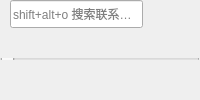
            <widget class="QWidget" name="spitter_left" native="true">
             <property name="sizePolicy">
              <sizepolicy hsizetype="Preferred" vsizetype="Preferred">
               <horstretch>0</horstretch>
               <verstretch>0</verstretch>
              </sizepolicy>
             </property>
             <property name="minimumSize">
              <size>
               <width>200</width>
               <height>0</height>
              </size>
             </property>
             <property name="maximumSize">
              <size>
               <width>16777215</width>
               <height>16777215</height>
              </size>
             </property>
             <layout class="QHBoxLayout" name="horizontalLayout_6">
              <property name="spacing">
               <number>0</number>
              </property>
              <property name="leftMargin">
               <number>0</number>
              </property>
              <property name="topMargin">
               <number>0</number>
              </property>
              <property name="rightMargin">
               <number>0</number>
              </property>
              <property name="bottomMargin">
               <number>0</number>
              </property>
              <item>
               <widget class="QWidget" name="rightpanel" native="true">
                <property name="sizePolicy">
                 <sizepolicy hsizetype="Preferred" vsizetype="Preferred">
                  <horstretch>0</horstretch>
                  <verstretch>0</verstretch>
                 </sizepolicy>
                </property>
                <property name="minimumSize">
                 <size>
                  <width>0</width>
                  <height>0</height>
                 </size>
                </property>
                <property name="maximumSize">
                 <size>
                  <width>16777215</width>
                  <height>16777215</height>
                 </size>
                </property>
                <property name="styleSheet">
                 <string notr="true"/>
                </property>
                <layout class="QVBoxLayout" name="verticalLayout_3">
                 <property name="spacing">
                  <number>0</number>
                 </property>
                 <property name="leftMargin">
                  <number>0</number>
                 </property>
                 <property name="topMargin">
                  <number>0</number>
                 </property>
                 <property name="rightMargin">
                  <number>0</number>
                 </property>
                 <property name="bottomMargin">
                  <number>2</number>
                 </property>
                 <item>
                  <widget class="QWidget" name="lineEditPanel" native="true">
                   <property name="minimumSize">
                    <size>
                     <width>0</width>
                     <height>60</height>
                    </size>
                   </property>
                   <property name="maximumSize">
                    <size>
                     <width>16777215</width>
                     <height>60</height>
                    </size>
                   </property>
                   <property name="styleSheet">
                    <string notr="true"/>
                   </property>
                   <widget class="QSlider" name="loadmsgprogress">
                    <property name="geometry">
                     <rect>
                      <x>0</x>
                      <y>58</y>
                      <width>200</width>
                      <height>2</height>
                     </rect>
                    </property>
                    <property name="minimumSize">
                     <size>
                      <width>0</width>
                      <height>2</height>
                     </size>
                    </property>
                    <property name="maximumSize">
                     <size>
                      <width>16777215</width>
                      <height>2</height>
                     </size>
                    </property>
                    <property name="orientation">
                     <enum>Qt::Horizontal</enum>
                    </property>
                   </widget>
                   <widget class="QWidget" name="linesubpanel" native="true">
                    <property name="geometry">
                     <rect>
                      <x>0</x>
                      <y>0</y>
                      <width>181</width>
                      <height>28</height>
                     </rect>
                    </property>
                    <layout class="QHBoxLayout" name="horizontalLayout_7">
                     <property name="spacing">
                      <number>0</number>
                     </property>
                     <property name="leftMargin">
                      <number>10</number>
                     </property>
                     <property name="topMargin">
                      <number>0</number>
                     </property>
                     <property name="rightMargin">
                      <number>10</number>
                     </property>
                     <property name="bottomMargin">
                      <number>0</number>
                     </property>
                     <item>
                      <widget class="LineEdit" name="lineEdit">
                       <property name="minimumSize">
                        <size>
                         <width>0</width>
                         <height>28</height>
                        </size>
                       </property>
                       <property name="maximumSize">
                        <size>
                         <width>16777215</width>
                         <height>28</height>
                        </size>
                       </property>
                       <property name="styleSheet">
                        <string notr="true"/>
                       </property>
                       <property name="text">
                        <string/>
                       </property>
                       <property name="placeholderText">
                        <string>shift+alt+o 搜索联系人或群</string>
                       </property>
                      </widget>
                     </item>
                     <item>
                      <widget class="QPushButton" name="createnewgroup">
                       <property name="minimumSize">
                        <size>
                         <width>28</width>
                         <height>28</height>
                        </size>
                       </property>
                       <property name="maximumSize">
                        <size>
                         <width>28</width>
                         <height>28</height>
                        </size>
                       </property>
                       <property name="toolTip">
                        <string>新建群</string>
                       </property>
                       <property name="styleSheet">
                        <string notr="true"/>
                       </property>
                       <property name="text">
                        <string/>
                       </property>
                       <property name="flat">
                        <bool>true</bool>
                       </property>
                      </widget>
                     </item>
                    </layout>
                   </widget>
                  </widget>
                 </item>
                 <item>
                  <widget class="QWidget" name="widget" native="true">
                   <layout class="QHBoxLayout" name="horizontalLayout_5">
                    <property name="spacing">
                     <number>0</number>
                    </property>
                    <property name="leftMargin">
                     <number>0</number>
                    </property>
                    <property name="topMargin">
                     <number>0</number>
                    </property>
                    <property name="rightMargin">
                     <number>0</number>
                    </property>
                    <property name="bottomMargin">
                     <number>0</number>
                    </property>
                    <item>
                     <widget class="QStackedWidget" name="levelStacked">
                      <widget class="QWidget" name="sessionListPanel">
                       <property name="styleSheet">
                        <string notr="true"/>
                       </property>
                       <widget class="QWidget" name="menupanel" native="true">
                        <property name="geometry">
                         <rect>
                          <x>0</x>
                          <y>510</y>
                          <width>440</width>
                          <height>78</height>
                         </rect>
                        </property>
                        <property name="minimumSize">
                         <size>
                          <width>0</width>
                          <height>78</height>
                         </size>
                        </property>
                        <property name="maximumSize">
                         <size>
                          <width>16777215</width>
                          <height>78</height>
                         </size>
                        </property>
                        <property name="styleSheet">
                         <string notr="true"/>
                        </property>
                        <layout class="QVBoxLayout" name="verticalLayout_7">
                         <property name="spacing">
                          <number>0</number>
                         </property>
                         <property name="leftMargin">
                          <number>0</number>
                         </property>
                         <property name="topMargin">
                          <number>0</number>
                         </property>
                         <property name="rightMargin">
                          <number>0</number>
                         </property>
                         <property name="bottomMargin">
                          <number>0</number>
                         </property>
                         <item>
                          <widget class="QWidget" name="widget_17" native="true">
                           <property name="minimumSize">
                            <size>
                             <width>0</width>
                             <height>14</height>
                            </size>
                           </property>
                           <property name="maximumSize">
                            <size>
                             <width>16777215</width>
                             <height>14</height>
                            </size>
                           </property>
                           <layout class="QHBoxLayout" name="horizontalLayout_4">
                            <property name="spacing">
                             <number>0</number>
                            </property>
                            <property name="leftMargin">
                             <number>0</number>
                            </property>
                            <property name="topMargin">
                             <number>0</number>
                            </property>
                            <property name="rightMargin">
                             <number>10</number>
                            </property>
                            <property name="bottomMargin">
                             <number>0</number>
                            </property>
                            <item>
                             <widget class="QLabel" name="couversationCount">
                              <property name="minimumSize">
                               <size>
                                <width>0</width>
                                <height>14</height>
                               </size>
                              </property>
                              <property name="maximumSize">
                               <size>
                                <width>16777215</width>
                                <height>14</height>
                               </size>
                              </property>
                              <property name="text">
                               <string>x/y</string>
                              </property>
                              <property name="alignment">
                               <set>Qt::AlignLeading|Qt::AlignLeft|Qt::AlignVCenter</set>
                              </property>
                             </widget>
                            </item>
                            <item>
                             <widget class="QLabel" name="label_4">
                              <property name="minimumSize">
                               <size>
                                <width>14</width>
                                <height>14</height>
                               </size>
                              </property>
                              <property name="maximumSize">
                               <size>
                                <width>14</width>
                                <height>14</height>
                               </size>
                              </property>
                              <property name="text">
                               <string/>
                              </property>
                              <property name="pixmap">
                               <pixmap resource="localman.qrc">:/Images/Setting_Hover.png</pixmap>
                              </property>
                              <property name="scaledContents">
                               <bool>true</bool>
                              </property>
                             </widget>
                            </item>
                           </layout>
                          </widget>
                         </item>
                         <item>
                          <widget class="QPushButton" name="loadUnread">
                           <property name="minimumSize">
                            <size>
                             <width>0</width>
                             <height>32</height>
                            </size>
                           </property>
                           <property name="maximumSize">
                            <size>
                             <width>16777215</width>
                             <height>32</height>
                            </size>
                           </property>
                           <property name="text">
                            <string>只显示未读和置顶会话</string>
                           </property>
                           <property name="flat">
                            <bool>true</bool>
                           </property>
                          </widget>
                         </item>
                         <item>
                          <widget class="QPushButton" name="loadAll">
                           <property name="minimumSize">
                            <size>
                             <width>0</width>
                             <height>32</height>
                            </size>
                           </property>
                           <property name="maximumSize">
                            <size>
                             <width>16777215</width>
                             <height>32</height>
                            </size>
                           </property>
                           <property name="text">
                            <string>加载所有会话</string>
                           </property>
                           <property name="flat">
                            <bool>true</bool>
                           </property>
                          </widget>
                         </item>
                        </layout>
                       </widget>
                       <widget class="QWidget" name="advedSessionPanel" native="true">
                        <property name="geometry">
                         <rect>
                          <x>0</x>
                          <y>0</y>
                          <width>28</width>
                          <height>84</height>
                         </rect>
                        </property>
                        <layout class="QVBoxLayout" name="verticalLayout_6">
                         <property name="spacing">
                          <number>0</number>
                         </property>
                         <property name="leftMargin">
                          <number>0</number>
                         </property>
                         <property name="topMargin">
                          <number>0</number>
                         </property>
                         <property name="rightMargin">
                          <number>0</number>
                         </property>
                         <property name="bottomMargin">
                          <number>0</number>
                         </property>
                         <item>
                          <widget class="QWidget" name="advtool" native="true">
                           <property name="minimumSize">
                            <size>
                             <width>0</width>
                             <height>60</height>
                            </size>
                           </property>
                           <property name="maximumSize">
                            <size>
                             <width>16777215</width>
                             <height>60</height>
                            </size>
                           </property>
                           <layout class="QHBoxLayout" name="horizontalLayout_22">
                            <property name="spacing">
                             <number>0</number>
                            </property>
                            <property name="leftMargin">
                             <number>0</number>
                            </property>
                            <property name="topMargin">
                             <number>0</number>
                            </property>
                            <property name="rightMargin">
                             <number>0</number>
                            </property>
                            <property name="bottomMargin">
                             <number>0</number>
                            </property>
                            <item>
                             <widget class="AdvToolbar" name="widget_18" native="true"/>
                            </item>
                           </layout>
                          </widget>
                         </item>
                         <item>
                          <widget class="SlidingStackedWidget" name="extendListStacked">
                           <property name="styleSheet">
                            <string notr="true"/>
                           </property>
                           <property name="currentIndex">
                            <number>-1</number>
                           </property>
                          </widget>
                         </item>
                        </layout>
                       </widget>
                      </widget>
                      <widget class="QWidget" name="combinationPanel">
                       <layout class="QVBoxLayout" name="verticalLayout_4">
                        <property name="spacing">
                         <number>0</number>
                        </property>
                        <property name="leftMargin">
                         <number>0</number>
                        </property>
                        <property name="topMargin">
                         <number>0</number>
                        </property>
                        <property name="rightMargin">
                         <number>0</number>
                        </property>
                        <property name="bottomMargin">
                         <number>0</number>
                        </property>
                        <item>
                         <widget class="SlidingStackedWidget" name="combinationstacked"/>
                        </item>
                       </layout>
                      </widget>
                     </widget>
                    </item>
                   </layout>
                  </widget>
                 </item>
                </layout>
               </widget>
              </item>
             </layout>
            </widget>
